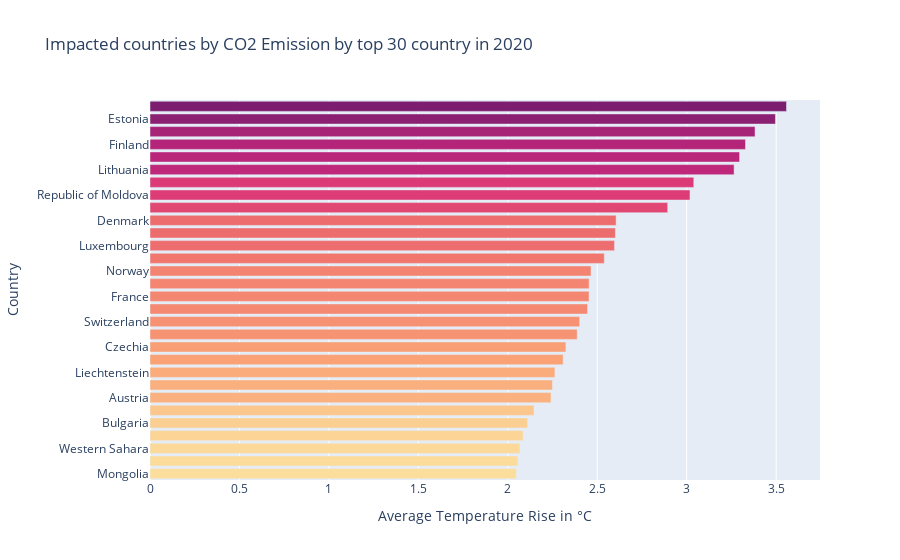

The cell this chart's notebook holds for it:
### Code cell
def country_temperature_rise(df, year, length=30):
    df = df.copy()
    plot = df.loc[df["Year"] == year]
    plot = plot.sort_values(by="Average Temperature °C", ascending=True).tail(length)
    
    fig = go.Figure()

    fig.add_trace(go.Bar(
        x=plot['Average Temperature °C'],
        y=plot['Area'],
        orientation='h',
        marker=dict(
            color=plot['Average Temperature °C'],
            colorscale='sunsetdark'
        )
    ))

    fig.update_layout(
        title=f'Impacted countries by CO2 Emission by top {length} country in {year}',
        xaxis_title='Average Temperature Rise in °C ',
        yaxis_title='Country',
        yaxis=dict(
            automargin=True
        ),
        height=800
    )

    fig.show()
country_temperature_rise(emission_data, year=2020)

### Figure 1 — Plotly figure (JSON) as saved in the notebook; plotly's stock layout.template omitted (floating-point values rounded to 4 significant figures)
{"data": [{"marker": {"color": [2.048, 2.057, 2.068, 2.085, 2.111, 2.147, 2.242, 2.25, 2.263, 2.31, 2.325, 2.388, 2.402, 2.446, 2.454, 2.455, 2.465, 2.539, 2.597, 2.602, 2.606, 2.894, 3.019, 3.04, 3.265, 3.296, 3.329, 3.382, 3.496, 3.558], "colorscale": [[0, "rgb(252, 222, 156)"], [0.1667, "rgb(250, 164, 118)"], [0.3333, "rgb(240, 116, 110)"], [0.5, "rgb(227, 79, 111)"], [0.6667, "rgb(220, 57, 119)"], [0.8333, "rgb(185, 37, 122)"], [1, "rgb(124, 29, 111)"]]}, "orientation": "h", "type": "bar", "x": [2.048, 2.057, 2.068, 2.085, 2.111, 2.147, 2.242, 2.25, 2.263, 2.31, 2.325, 2.388, 2.402, 2.446, 2.454, 2.455, 2.465, 2.539, 2.597, 2.602, 2.606, 2.894, 3.019, 3.04, 3.265, 3.296, 3.329, 3.382, 3.496, 3.558], "y": ["Mongolia", "Slovakia", "Western Sahara", "Morocco", "Bulgaria", "Slovenia", "Austria", "Kazakhstan", "Liechtenstein", "Romania", "Czechia", "Andorra", "Switzerland", "Netherlands (Kingdom of the)", "France", "Germany", "Norway", "Belgium", "Luxembourg", "Poland", "Denmark", "Ukraine", "Republic of Moldova", "Sweden", "Lithuania", "Belarus", "Finland", "Latvia", "Estonia", "Russian Federation"]}], "layout": {"autosize": true, "title": {"text": "Impacted countries by CO2 Emission by top 30 country in 2020"}, "xaxis": {"autorange": true, "range": [0, 3.745], "title": {"text": "Average Temperature Rise in °C "}, "type": "linear"}, "yaxis": {"automargin": true, "autorange": true, "range": [-0.5, 29.5], "title": {"text": "Country"}, "type": "category"}}}
